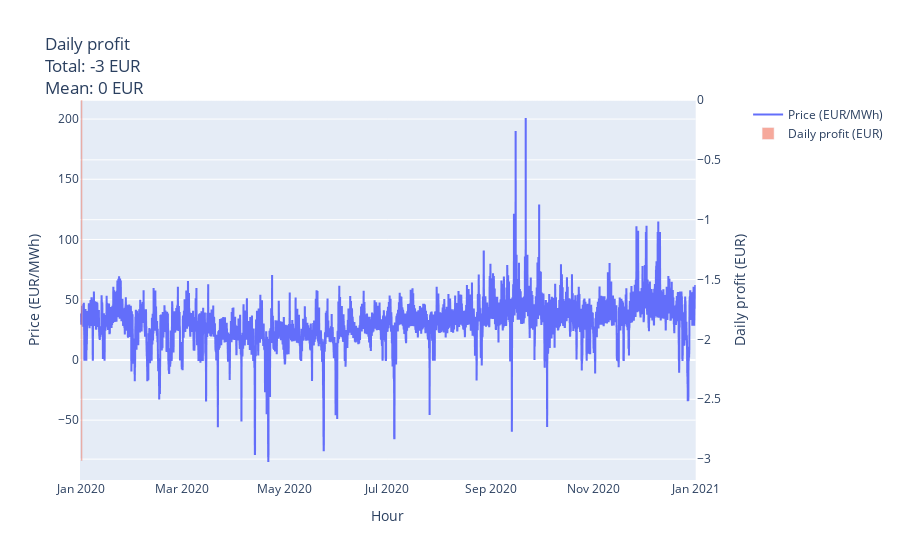

Notebook cell for this chart:
### Code cell
display_profit(df_optim)

### Figure 1 — Plotly figure (JSON) as saved in the notebook; plotly's stock layout.template omitted (floating-point values rounded to 4 significant figures; data arrays with more than 128 entries replaced by an {"elided": "..."} marker saying what was removed)
{"data": [{"line": {"shape": "hv"}, "name": "Price (EUR/MWh)", "showlegend": true, "type": "scatter", "x": {"elided": "8783 str values"}, "xaxis": "x", "y": {"elided": "8783 float values"}, "yaxis": "y"}, {"name": "Daily profit (EUR)", "offset": 2, "opacity": 0.5, "showlegend": true, "type": "bar", "x": {"elided": "366 str values"}, "xaxis": "x", "y": {"elided": "366 float values"}, "yaxis": "y2"}], "layout": {"bargap": 0, "title": {"text": "Daily profit<br>Total: -3 EUR<br>Mean: 0 EUR"}, "xaxis": {"anchor": "y", "domain": [0, 0.94], "title": {"text": "Hour"}}, "yaxis": {"anchor": "x", "domain": [0, 1], "title": {"text": "Price (EUR/MWh)"}}, "yaxis2": {"anchor": "x", "overlaying": "y", "side": "right", "title": {"text": "Daily profit (EUR)"}}}}
